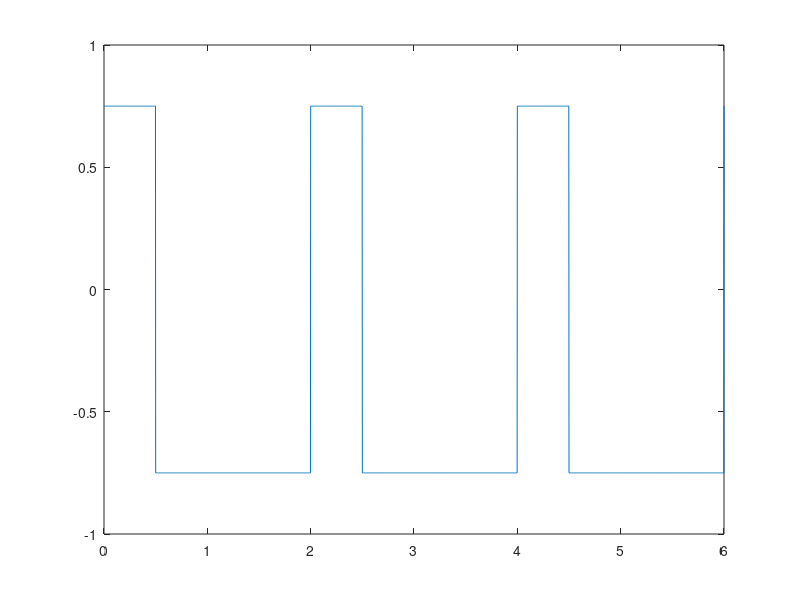
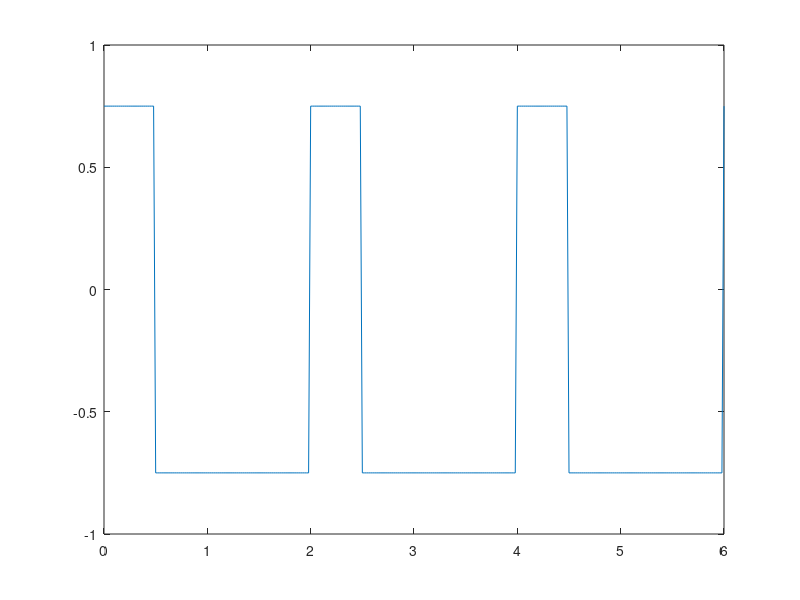
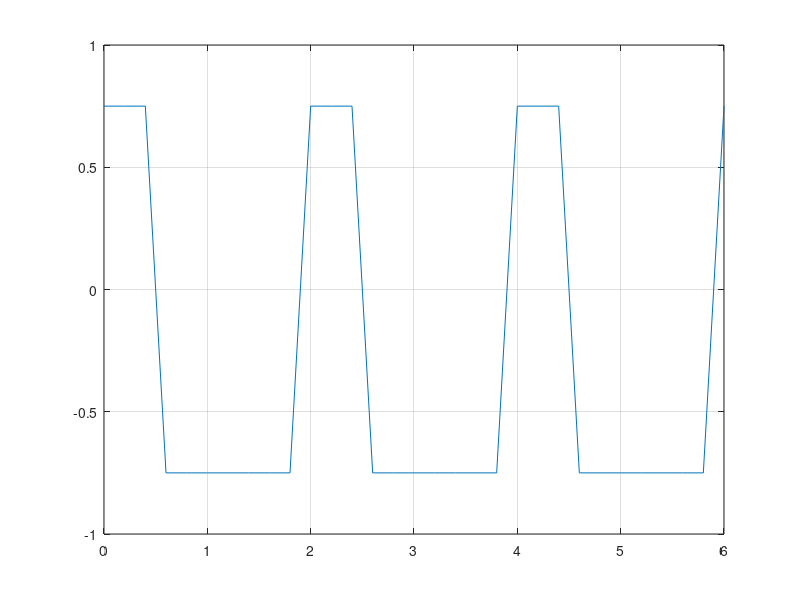

MATLAB code for these plots, in order:
T=2;
%perioada este de 2s
F=0.5;
%frecventa este de 0.5Hz
t1=0:0.002:6;
%nivelul maxim este de 0.5 si nivelul minim de -1, echivalent in 
%cazul acesta cu -0.75 si 0.75

for i=linspace(-0.75,0.75,1001)
s1=i*square(2*pi*t1*F,25);
end
%am generat un semnal cu rezolutie temporara de 2ms
figure(1)
plot(t1,s1)

t2=0:0.02:6;
for i=linspace(-0.75,0.75,301)
    s2=i*square(2*pi*t2*F,25);
end
%am generat un semnal cu rezolutie temporara de 20ms
figure(2)
plot(t2,s2)

t3=-0:0.2:6;
for i=linspace(-0.75,0.75,31)
s3=i*square(2*pi*t3*F,25);
end
%am generat un semnal cu rezolutie temporara de 200ms
figure(3)
plot(t3,s3)
grid
%am luat t=6 pentru a vedea pe ecran 3 perioade (2*3=6)
